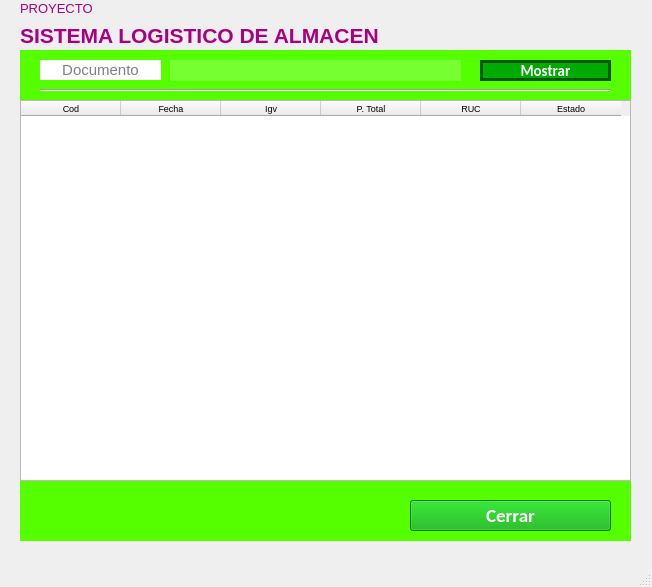
<?xml version="1.0" encoding="UTF-8"?>
<ui version="4.0">
 <class>ventana_principal</class>
 <widget class="QMainWindow" name="ventana_principal">
  <property name="geometry">
   <rect>
    <x>0</x>
    <y>0</y>
    <width>652</width>
    <height>587</height>
   </rect>
  </property>
  <property name="windowTitle">
   <string>Ventas</string>
  </property>
  <property name="autoFillBackground">
   <bool>false</bool>
  </property>
  <property name="styleSheet">
   <string notr="true"/>
  </property>
  <widget class="QWidget" name="centralwidget">
   <widget class="QLabel" name="label">
    <property name="geometry">
     <rect>
      <x>20</x>
      <y>0</y>
      <width>141</width>
      <height>16</height>
     </rect>
    </property>
    <property name="palette">
     <palette>
      <active>
       <colorrole role="WindowText">
        <brush brushstyle="SolidPattern">
         <color alpha="255">
          <red>170</red>
          <green>0</green>
          <blue>127</blue>
         </color>
        </brush>
       </colorrole>
       <colorrole role="Button">
        <brush brushstyle="SolidPattern">
         <color alpha="0">
          <red>0</red>
          <green>85</green>
          <blue>0</blue>
         </color>
        </brush>
       </colorrole>
       <colorrole role="Text">
        <brush brushstyle="SolidPattern">
         <color alpha="255">
          <red>0</red>
          <green>0</green>
          <blue>0</blue>
         </color>
        </brush>
       </colorrole>
       <colorrole role="Base">
        <brush brushstyle="SolidPattern">
         <color alpha="0">
          <red>0</red>
          <green>85</green>
          <blue>0</blue>
         </color>
        </brush>
       </colorrole>
       <colorrole role="Window">
        <brush brushstyle="SolidPattern">
         <color alpha="0">
          <red>0</red>
          <green>85</green>
          <blue>0</blue>
         </color>
        </brush>
       </colorrole>
      </active>
      <inactive>
       <colorrole role="WindowText">
        <brush brushstyle="SolidPattern">
         <color alpha="255">
          <red>170</red>
          <green>0</green>
          <blue>127</blue>
         </color>
        </brush>
       </colorrole>
       <colorrole role="Button">
        <brush brushstyle="SolidPattern">
         <color alpha="0">
          <red>0</red>
          <green>85</green>
          <blue>0</blue>
         </color>
        </brush>
       </colorrole>
       <colorrole role="Text">
        <brush brushstyle="SolidPattern">
         <color alpha="255">
          <red>0</red>
          <green>0</green>
          <blue>0</blue>
         </color>
        </brush>
       </colorrole>
       <colorrole role="Base">
        <brush brushstyle="SolidPattern">
         <color alpha="0">
          <red>0</red>
          <green>85</green>
          <blue>0</blue>
         </color>
        </brush>
       </colorrole>
       <colorrole role="Window">
        <brush brushstyle="SolidPattern">
         <color alpha="0">
          <red>0</red>
          <green>85</green>
          <blue>0</blue>
         </color>
        </brush>
       </colorrole>
      </inactive>
      <disabled>
       <colorrole role="WindowText">
        <brush brushstyle="SolidPattern">
         <color alpha="255">
          <red>120</red>
          <green>120</green>
          <blue>120</blue>
         </color>
        </brush>
       </colorrole>
       <colorrole role="Button">
        <brush brushstyle="SolidPattern">
         <color alpha="0">
          <red>0</red>
          <green>85</green>
          <blue>0</blue>
         </color>
        </brush>
       </colorrole>
       <colorrole role="Text">
        <brush brushstyle="SolidPattern">
         <color alpha="255">
          <red>120</red>
          <green>120</green>
          <blue>120</blue>
         </color>
        </brush>
       </colorrole>
       <colorrole role="Base">
        <brush brushstyle="SolidPattern">
         <color alpha="0">
          <red>0</red>
          <green>85</green>
          <blue>0</blue>
         </color>
        </brush>
       </colorrole>
       <colorrole role="Window">
        <brush brushstyle="SolidPattern">
         <color alpha="0">
          <red>0</red>
          <green>85</green>
          <blue>0</blue>
         </color>
        </brush>
       </colorrole>
      </disabled>
     </palette>
    </property>
    <property name="font">
     <font>
      <pointsize>10</pointsize>
      <weight>50</weight>
      <bold>false</bold>
     </font>
    </property>
    <property name="autoFillBackground">
     <bool>false</bool>
    </property>
    <property name="styleSheet">
     <string notr="true"/>
    </property>
    <property name="text">
     <string>PROYECTO</string>
    </property>
    <property name="alignment">
     <set>Qt::AlignLeading|Qt::AlignLeft|Qt::AlignVCenter</set>
    </property>
   </widget>
   <widget class="QLabel" name="label_2">
    <property name="geometry">
     <rect>
      <x>20</x>
      <y>20</y>
      <width>471</width>
      <height>31</height>
     </rect>
    </property>
    <property name="palette">
     <palette>
      <active>
       <colorrole role="WindowText">
        <brush brushstyle="SolidPattern">
         <color alpha="255">
          <red>170</red>
          <green>0</green>
          <blue>127</blue>
         </color>
        </brush>
       </colorrole>
       <colorrole role="Button">
        <brush brushstyle="SolidPattern">
         <color alpha="0">
          <red>0</red>
          <green>85</green>
          <blue>0</blue>
         </color>
        </brush>
       </colorrole>
       <colorrole role="Base">
        <brush brushstyle="SolidPattern">
         <color alpha="0">
          <red>0</red>
          <green>85</green>
          <blue>0</blue>
         </color>
        </brush>
       </colorrole>
       <colorrole role="Window">
        <brush brushstyle="SolidPattern">
         <color alpha="0">
          <red>0</red>
          <green>85</green>
          <blue>0</blue>
         </color>
        </brush>
       </colorrole>
      </active>
      <inactive>
       <colorrole role="WindowText">
        <brush brushstyle="SolidPattern">
         <color alpha="255">
          <red>170</red>
          <green>0</green>
          <blue>127</blue>
         </color>
        </brush>
       </colorrole>
       <colorrole role="Button">
        <brush brushstyle="SolidPattern">
         <color alpha="0">
          <red>0</red>
          <green>85</green>
          <blue>0</blue>
         </color>
        </brush>
       </colorrole>
       <colorrole role="Base">
        <brush brushstyle="SolidPattern">
         <color alpha="0">
          <red>0</red>
          <green>85</green>
          <blue>0</blue>
         </color>
        </brush>
       </colorrole>
       <colorrole role="Window">
        <brush brushstyle="SolidPattern">
         <color alpha="0">
          <red>0</red>
          <green>85</green>
          <blue>0</blue>
         </color>
        </brush>
       </colorrole>
      </inactive>
      <disabled>
       <colorrole role="WindowText">
        <brush brushstyle="SolidPattern">
         <color alpha="255">
          <red>120</red>
          <green>120</green>
          <blue>120</blue>
         </color>
        </brush>
       </colorrole>
       <colorrole role="Button">
        <brush brushstyle="SolidPattern">
         <color alpha="0">
          <red>0</red>
          <green>85</green>
          <blue>0</blue>
         </color>
        </brush>
       </colorrole>
       <colorrole role="Base">
        <brush brushstyle="SolidPattern">
         <color alpha="0">
          <red>0</red>
          <green>85</green>
          <blue>0</blue>
         </color>
        </brush>
       </colorrole>
       <colorrole role="Window">
        <brush brushstyle="SolidPattern">
         <color alpha="0">
          <red>0</red>
          <green>85</green>
          <blue>0</blue>
         </color>
        </brush>
       </colorrole>
      </disabled>
     </palette>
    </property>
    <property name="font">
     <font>
      <family>Arial</family>
      <pointsize>16</pointsize>
      <weight>75</weight>
      <bold>true</bold>
     </font>
    </property>
    <property name="autoFillBackground">
     <bool>false</bool>
    </property>
    <property name="styleSheet">
     <string notr="true">background-color: rgba(0, 85, 0, 0);</string>
    </property>
    <property name="text">
     <string>SISTEMA LOGISTICO DE ALMACEN</string>
    </property>
    <property name="alignment">
     <set>Qt::AlignLeading|Qt::AlignLeft|Qt::AlignVCenter</set>
    </property>
   </widget>
   <widget class="QLabel" name="deep">
    <property name="geometry">
     <rect>
      <x>20</x>
      <y>50</y>
      <width>611</width>
      <height>491</height>
     </rect>
    </property>
    <property name="styleSheet">
     <string notr="true">
background-color: rgb(85, 255, 0);
border: 0;</string>
    </property>
    <property name="frameShape">
     <enum>QFrame::Box</enum>
    </property>
    <property name="frameShadow">
     <enum>QFrame::Raised</enum>
    </property>
    <property name="lineWidth">
     <number>2</number>
    </property>
    <property name="midLineWidth">
     <number>3</number>
    </property>
    <property name="text">
     <string/>
    </property>
   </widget>
   <widget class="QPushButton" name="btnMostrar">
    <property name="geometry">
     <rect>
      <x>480</x>
      <y>60</y>
      <width>131</width>
      <height>21</height>
     </rect>
    </property>
    <property name="palette">
     <palette>
      <active>
       <colorrole role="WindowText">
        <brush brushstyle="SolidPattern">
         <color alpha="255">
          <red>255</red>
          <green>255</green>
          <blue>255</blue>
         </color>
        </brush>
       </colorrole>
       <colorrole role="Button">
        <brush brushstyle="SolidPattern">
         <color alpha="255">
          <red>0</red>
          <green>170</green>
          <blue>0</blue>
         </color>
        </brush>
       </colorrole>
       <colorrole role="Text">
        <brush brushstyle="SolidPattern">
         <color alpha="255">
          <red>255</red>
          <green>255</green>
          <blue>255</blue>
         </color>
        </brush>
       </colorrole>
       <colorrole role="ButtonText">
        <brush brushstyle="SolidPattern">
         <color alpha="255">
          <red>255</red>
          <green>255</green>
          <blue>255</blue>
         </color>
        </brush>
       </colorrole>
       <colorrole role="Base">
        <brush brushstyle="SolidPattern">
         <color alpha="255">
          <red>0</red>
          <green>170</green>
          <blue>0</blue>
         </color>
        </brush>
       </colorrole>
       <colorrole role="Window">
        <brush brushstyle="SolidPattern">
         <color alpha="255">
          <red>0</red>
          <green>170</green>
          <blue>0</blue>
         </color>
        </brush>
       </colorrole>
       <colorrole role="Highlight">
        <brush brushstyle="SolidPattern">
         <color alpha="255">
          <red>0</red>
          <green>255</green>
          <blue>0</blue>
         </color>
        </brush>
       </colorrole>
      </active>
      <inactive>
       <colorrole role="WindowText">
        <brush brushstyle="SolidPattern">
         <color alpha="255">
          <red>255</red>
          <green>255</green>
          <blue>255</blue>
         </color>
        </brush>
       </colorrole>
       <colorrole role="Button">
        <brush brushstyle="SolidPattern">
         <color alpha="255">
          <red>0</red>
          <green>170</green>
          <blue>0</blue>
         </color>
        </brush>
       </colorrole>
       <colorrole role="Text">
        <brush brushstyle="SolidPattern">
         <color alpha="255">
          <red>255</red>
          <green>255</green>
          <blue>255</blue>
         </color>
        </brush>
       </colorrole>
       <colorrole role="ButtonText">
        <brush brushstyle="SolidPattern">
         <color alpha="255">
          <red>255</red>
          <green>255</green>
          <blue>255</blue>
         </color>
        </brush>
       </colorrole>
       <colorrole role="Base">
        <brush brushstyle="SolidPattern">
         <color alpha="255">
          <red>0</red>
          <green>170</green>
          <blue>0</blue>
         </color>
        </brush>
       </colorrole>
       <colorrole role="Window">
        <brush brushstyle="SolidPattern">
         <color alpha="255">
          <red>0</red>
          <green>170</green>
          <blue>0</blue>
         </color>
        </brush>
       </colorrole>
       <colorrole role="Highlight">
        <brush brushstyle="SolidPattern">
         <color alpha="255">
          <red>0</red>
          <green>255</green>
          <blue>0</blue>
         </color>
        </brush>
       </colorrole>
      </inactive>
      <disabled>
       <colorrole role="WindowText">
        <brush brushstyle="SolidPattern">
         <color alpha="255">
          <red>255</red>
          <green>255</green>
          <blue>255</blue>
         </color>
        </brush>
       </colorrole>
       <colorrole role="Button">
        <brush brushstyle="SolidPattern">
         <color alpha="255">
          <red>0</red>
          <green>170</green>
          <blue>0</blue>
         </color>
        </brush>
       </colorrole>
       <colorrole role="Text">
        <brush brushstyle="SolidPattern">
         <color alpha="255">
          <red>255</red>
          <green>255</green>
          <blue>255</blue>
         </color>
        </brush>
       </colorrole>
       <colorrole role="ButtonText">
        <brush brushstyle="SolidPattern">
         <color alpha="255">
          <red>255</red>
          <green>255</green>
          <blue>255</blue>
         </color>
        </brush>
       </colorrole>
       <colorrole role="Base">
        <brush brushstyle="SolidPattern">
         <color alpha="255">
          <red>0</red>
          <green>170</green>
          <blue>0</blue>
         </color>
        </brush>
       </colorrole>
       <colorrole role="Window">
        <brush brushstyle="SolidPattern">
         <color alpha="255">
          <red>0</red>
          <green>170</green>
          <blue>0</blue>
         </color>
        </brush>
       </colorrole>
       <colorrole role="Highlight">
        <brush brushstyle="SolidPattern">
         <color alpha="255">
          <red>0</red>
          <green>120</green>
          <blue>215</blue>
         </color>
        </brush>
       </colorrole>
      </disabled>
     </palette>
    </property>
    <property name="font">
     <font>
      <family>Calibri</family>
      <pointsize>11</pointsize>
      <weight>75</weight>
      <bold>true</bold>
     </font>
    </property>
    <property name="cursor">
     <cursorShape>PointingHandCursor</cursorShape>
    </property>
    <property name="styleSheet">
     <string notr="true">QPushButton:hover
{
  border: 0px solid red;
  color: white;
  background-color:  rgb(0, 85, 0);
}
QPushButton
{
	background-color: rgb(0, 170, 0);
 color:white;
border: 3px solid rgb(0, 85, 0);
}
</string>
    </property>
    <property name="text">
     <string>Mostrar</string>
    </property>
   </widget>
   <widget class="QPushButton" name="btnCerrar">
    <property name="geometry">
     <rect>
      <x>410</x>
      <y>500</y>
      <width>201</width>
      <height>31</height>
     </rect>
    </property>
    <property name="palette">
     <palette>
      <active>
       <colorrole role="WindowText">
        <brush brushstyle="SolidPattern">
         <color alpha="255">
          <red>255</red>
          <green>255</green>
          <blue>255</blue>
         </color>
        </brush>
       </colorrole>
       <colorrole role="Button">
        <brush brushstyle="SolidPattern">
         <color alpha="255">
          <red>0</red>
          <green>170</green>
          <blue>0</blue>
         </color>
        </brush>
       </colorrole>
       <colorrole role="Text">
        <brush brushstyle="SolidPattern">
         <color alpha="255">
          <red>255</red>
          <green>255</green>
          <blue>255</blue>
         </color>
        </brush>
       </colorrole>
       <colorrole role="ButtonText">
        <brush brushstyle="SolidPattern">
         <color alpha="255">
          <red>255</red>
          <green>255</green>
          <blue>255</blue>
         </color>
        </brush>
       </colorrole>
       <colorrole role="Base">
        <brush brushstyle="SolidPattern">
         <color alpha="255">
          <red>0</red>
          <green>170</green>
          <blue>0</blue>
         </color>
        </brush>
       </colorrole>
       <colorrole role="Window">
        <brush brushstyle="SolidPattern">
         <color alpha="255">
          <red>0</red>
          <green>170</green>
          <blue>0</blue>
         </color>
        </brush>
       </colorrole>
       <colorrole role="Highlight">
        <brush brushstyle="SolidPattern">
         <color alpha="255">
          <red>0</red>
          <green>255</green>
          <blue>0</blue>
         </color>
        </brush>
       </colorrole>
      </active>
      <inactive>
       <colorrole role="WindowText">
        <brush brushstyle="SolidPattern">
         <color alpha="255">
          <red>255</red>
          <green>255</green>
          <blue>255</blue>
         </color>
        </brush>
       </colorrole>
       <colorrole role="Button">
        <brush brushstyle="SolidPattern">
         <color alpha="255">
          <red>0</red>
          <green>170</green>
          <blue>0</blue>
         </color>
        </brush>
       </colorrole>
       <colorrole role="Text">
        <brush brushstyle="SolidPattern">
         <color alpha="255">
          <red>255</red>
          <green>255</green>
          <blue>255</blue>
         </color>
        </brush>
       </colorrole>
       <colorrole role="ButtonText">
        <brush brushstyle="SolidPattern">
         <color alpha="255">
          <red>255</red>
          <green>255</green>
          <blue>255</blue>
         </color>
        </brush>
       </colorrole>
       <colorrole role="Base">
        <brush brushstyle="SolidPattern">
         <color alpha="255">
          <red>0</red>
          <green>170</green>
          <blue>0</blue>
         </color>
        </brush>
       </colorrole>
       <colorrole role="Window">
        <brush brushstyle="SolidPattern">
         <color alpha="255">
          <red>0</red>
          <green>170</green>
          <blue>0</blue>
         </color>
        </brush>
       </colorrole>
       <colorrole role="Highlight">
        <brush brushstyle="SolidPattern">
         <color alpha="255">
          <red>0</red>
          <green>255</green>
          <blue>0</blue>
         </color>
        </brush>
       </colorrole>
      </inactive>
      <disabled>
       <colorrole role="WindowText">
        <brush brushstyle="SolidPattern">
         <color alpha="255">
          <red>255</red>
          <green>255</green>
          <blue>255</blue>
         </color>
        </brush>
       </colorrole>
       <colorrole role="Button">
        <brush brushstyle="SolidPattern">
         <color alpha="255">
          <red>0</red>
          <green>170</green>
          <blue>0</blue>
         </color>
        </brush>
       </colorrole>
       <colorrole role="Text">
        <brush brushstyle="SolidPattern">
         <color alpha="255">
          <red>255</red>
          <green>255</green>
          <blue>255</blue>
         </color>
        </brush>
       </colorrole>
       <colorrole role="ButtonText">
        <brush brushstyle="SolidPattern">
         <color alpha="255">
          <red>255</red>
          <green>255</green>
          <blue>255</blue>
         </color>
        </brush>
       </colorrole>
       <colorrole role="Base">
        <brush brushstyle="SolidPattern">
         <color alpha="255">
          <red>0</red>
          <green>170</green>
          <blue>0</blue>
         </color>
        </brush>
       </colorrole>
       <colorrole role="Window">
        <brush brushstyle="SolidPattern">
         <color alpha="255">
          <red>0</red>
          <green>170</green>
          <blue>0</blue>
         </color>
        </brush>
       </colorrole>
       <colorrole role="Highlight">
        <brush brushstyle="SolidPattern">
         <color alpha="255">
          <red>0</red>
          <green>120</green>
          <blue>215</blue>
         </color>
        </brush>
       </colorrole>
      </disabled>
     </palette>
    </property>
    <property name="font">
     <font>
      <family>Calibri</family>
      <pointsize>14</pointsize>
      <weight>75</weight>
      <bold>true</bold>
     </font>
    </property>
    <property name="cursor">
     <cursorShape>PointingHandCursor</cursorShape>
    </property>
    <property name="styleSheet">
     <string notr="true">background-color: rgb(0, 170, 0);
color: white;</string>
    </property>
    <property name="text">
     <string>Cerrar</string>
    </property>
   </widget>
   <widget class="QLineEdit" name="txtCodigoCliente">
    <property name="enabled">
     <bool>true</bool>
    </property>
    <property name="geometry">
     <rect>
      <x>40</x>
      <y>60</y>
      <width>121</width>
      <height>20</height>
     </rect>
    </property>
    <property name="font">
     <font>
      <pointsize>11</pointsize>
     </font>
    </property>
    <property name="inputMask">
     <string/>
    </property>
    <property name="text">
     <string/>
    </property>
    <property name="maxLength">
     <number>32767</number>
    </property>
    <property name="frame">
     <bool>false</bool>
    </property>
    <property name="alignment">
     <set>Qt::AlignCenter</set>
    </property>
    <property name="placeholderText">
     <string>Documento</string>
    </property>
   </widget>
   <widget class="Line" name="line">
    <property name="geometry">
     <rect>
      <x>40</x>
      <y>80</y>
      <width>571</width>
      <height>20</height>
     </rect>
    </property>
    <property name="orientation">
     <enum>Qt::Horizontal</enum>
    </property>
   </widget>
   <widget class="QTableWidget" name="tblFactura">
    <property name="geometry">
     <rect>
      <x>20</x>
      <y>100</y>
      <width>611</width>
      <height>381</height>
     </rect>
    </property>
    <property name="font">
     <font>
      <pointsize>7</pointsize>
     </font>
    </property>
    <column>
     <property name="text">
      <string>Cod</string>
     </property>
    </column>
    <column>
     <property name="text">
      <string>Fecha</string>
     </property>
    </column>
    <column>
     <property name="text">
      <string>Igv</string>
     </property>
    </column>
    <column>
     <property name="text">
      <string>P. Total</string>
     </property>
    </column>
    <column>
     <property name="text">
      <string>RUC</string>
     </property>
    </column>
    <column>
     <property name="text">
      <string>Estado</string>
     </property>
    </column>
   </widget>
   <widget class="QLabel" name="txtNombres">
    <property name="geometry">
     <rect>
      <x>170</x>
      <y>60</y>
      <width>291</width>
      <height>21</height>
     </rect>
    </property>
    <property name="palette">
     <palette>
      <active>
       <colorrole role="WindowText">
        <brush brushstyle="SolidPattern">
         <color alpha="255">
          <red>255</red>
          <green>255</green>
          <blue>255</blue>
         </color>
        </brush>
       </colorrole>
       <colorrole role="Button">
        <brush brushstyle="SolidPattern">
         <color alpha="50">
          <red>255</red>
          <green>255</green>
          <blue>255</blue>
         </color>
        </brush>
       </colorrole>
       <colorrole role="Text">
        <brush brushstyle="SolidPattern">
         <color alpha="255">
          <red>255</red>
          <green>255</green>
          <blue>255</blue>
         </color>
        </brush>
       </colorrole>
       <colorrole role="Base">
        <brush brushstyle="SolidPattern">
         <color alpha="50">
          <red>255</red>
          <green>255</green>
          <blue>255</blue>
         </color>
        </brush>
       </colorrole>
       <colorrole role="Window">
        <brush brushstyle="SolidPattern">
         <color alpha="50">
          <red>255</red>
          <green>255</green>
          <blue>255</blue>
         </color>
        </brush>
       </colorrole>
      </active>
      <inactive>
       <colorrole role="WindowText">
        <brush brushstyle="SolidPattern">
         <color alpha="255">
          <red>255</red>
          <green>255</green>
          <blue>255</blue>
         </color>
        </brush>
       </colorrole>
       <colorrole role="Button">
        <brush brushstyle="SolidPattern">
         <color alpha="50">
          <red>255</red>
          <green>255</green>
          <blue>255</blue>
         </color>
        </brush>
       </colorrole>
       <colorrole role="Text">
        <brush brushstyle="SolidPattern">
         <color alpha="255">
          <red>255</red>
          <green>255</green>
          <blue>255</blue>
         </color>
        </brush>
       </colorrole>
       <colorrole role="Base">
        <brush brushstyle="SolidPattern">
         <color alpha="50">
          <red>255</red>
          <green>255</green>
          <blue>255</blue>
         </color>
        </brush>
       </colorrole>
       <colorrole role="Window">
        <brush brushstyle="SolidPattern">
         <color alpha="50">
          <red>255</red>
          <green>255</green>
          <blue>255</blue>
         </color>
        </brush>
       </colorrole>
      </inactive>
      <disabled>
       <colorrole role="WindowText">
        <brush brushstyle="SolidPattern">
         <color alpha="255">
          <red>120</red>
          <green>120</green>
          <blue>120</blue>
         </color>
        </brush>
       </colorrole>
       <colorrole role="Button">
        <brush brushstyle="SolidPattern">
         <color alpha="50">
          <red>255</red>
          <green>255</green>
          <blue>255</blue>
         </color>
        </brush>
       </colorrole>
       <colorrole role="Text">
        <brush brushstyle="SolidPattern">
         <color alpha="255">
          <red>120</red>
          <green>120</green>
          <blue>120</blue>
         </color>
        </brush>
       </colorrole>
       <colorrole role="Base">
        <brush brushstyle="SolidPattern">
         <color alpha="50">
          <red>255</red>
          <green>255</green>
          <blue>255</blue>
         </color>
        </brush>
       </colorrole>
       <colorrole role="Window">
        <brush brushstyle="SolidPattern">
         <color alpha="50">
          <red>255</red>
          <green>255</green>
          <blue>255</blue>
         </color>
        </brush>
       </colorrole>
      </disabled>
     </palette>
    </property>
    <property name="font">
     <font>
      <pointsize>11</pointsize>
      <weight>75</weight>
      <bold>true</bold>
     </font>
    </property>
    <property name="styleSheet">
     <string notr="true">background-color: rgba(255, 255, 255, 50);</string>
    </property>
    <property name="text">
     <string/>
    </property>
   </widget>
   <zorder>deep</zorder>
   <zorder>label</zorder>
   <zorder>label_2</zorder>
   <zorder>btnMostrar</zorder>
   <zorder>btnCerrar</zorder>
   <zorder>txtCodigoCliente</zorder>
   <zorder>line</zorder>
   <zorder>tblFactura</zorder>
   <zorder>txtNombres</zorder>
  </widget>
  <widget class="QMenuBar" name="menubar">
   <property name="geometry">
    <rect>
     <x>0</x>
     <y>0</y>
     <width>652</width>
     <height>26</height>
    </rect>
   </property>
  </widget>
  <widget class="QStatusBar" name="statusbar"/>
 </widget>
 <resources/>
 <connections/>
</ui>
